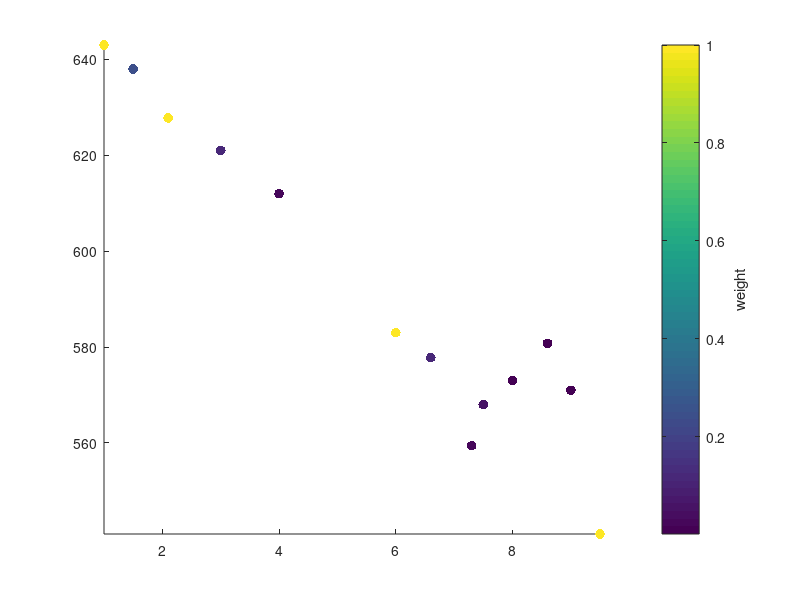

Write MATLAB code to recreate this figure. (Note: this script raises an error after producing the figure.)
%% |polyfitw| documentation 
% The |polyfitw| function computes weighted polyfits. 
% 
% <CDT_Contents.html Back to Climate Data Tools Contents>.
% polyfitw computes weighted polyfits. 
% 
%% Syntax
% 
%  p = polyfitw(x,y,n) 
%  p = polyfitw(x,y,n,w) 
%  [p,S,mu] = polyfitw(...)
%
%% Description  
% 
% |p = polyfitw(x,y,n)| calculates the *unweighted* polynomial fit of 
% |x| vs |y| to the nth order, exactly like the standard Matlab |polyfit| function. 
% 
% |p = polyfitw(x,y,n,w)| specifies weights to apply to each |y| value. For 
% measurements whose formal error estimates are given by err, try using 
% weights |w = 1/err.^2|.  
% 
% |[p,S,mu] = polyfitw(...)| returns the |S| structure and centering/scaling 
% values |mu| for use in polyval. Don't forget, if you return more than one
% output (meaning |[p,S,mu]| instead of just |p|), the values in |p| will be 
% scaled according to the values in |mu|. 
%
%% Example: 1st order: 
% Here's some scattered data with a known slope of -12, and some
% prescribed errors associated with each measurement: 

x = [1 1.5 2.1 3 4 6 6.6 7.3 7.5 8 8.6 9 9.5]; 
err = [1 2 -1 3 6 1 3 -7 4 15 30 25 1]; 

y = 654 - 12*x + err; 

% Weights from errors: 
w = 1./err.^2; 

figure
scatter(x,y,50,w,'filled') 
hold on
axis tight
cb = colorbar; 
ylabel(cb,'weight')
cmocean amp

%% 
% Here's how to use the standard Matlab function |polyfit| to find the unweighted slope 
% of the line 

p = polyfit(x,y,1)

%% 
% That tells us the _unweighted_ slope is -10.35, although we imposed a slope
% of -12. The difference is due to the error in the measurements. Notably, 
% you can use the CDT <trend_documentation.html |trend|> function to get 
% the same answer: 

trend(y,x) 

%% 
% The mismatch between the -10.35 slope value and the imposed -12 slope is 
% due to measurement error. Fortunately, we know how much weight to give 
% to each measurement, and we can weight accordingly with |polyfitw|: 

pw = polyfitw(x,y,1,w) 

%% 
% Now -11.9 is not exactly the -12 slope we imposed, but this is much closer
% than the estimate from the unweighted trend. Here's the difference: 

xi = 1:10; 

hold on
plot(xi,polyval(p,xi))
plot(xi,polyval(pw,xi))

legend('data points','unweighted','weighted') 
 
%% Author Info
% This function is part of the <http://www.github.com/chadagreene/CDT Climate Data Toolbox for Matlab>.
% The function and supporting documentation were written by Chad A. Greene
% of NASA Jet Propulsion Laboratory. 